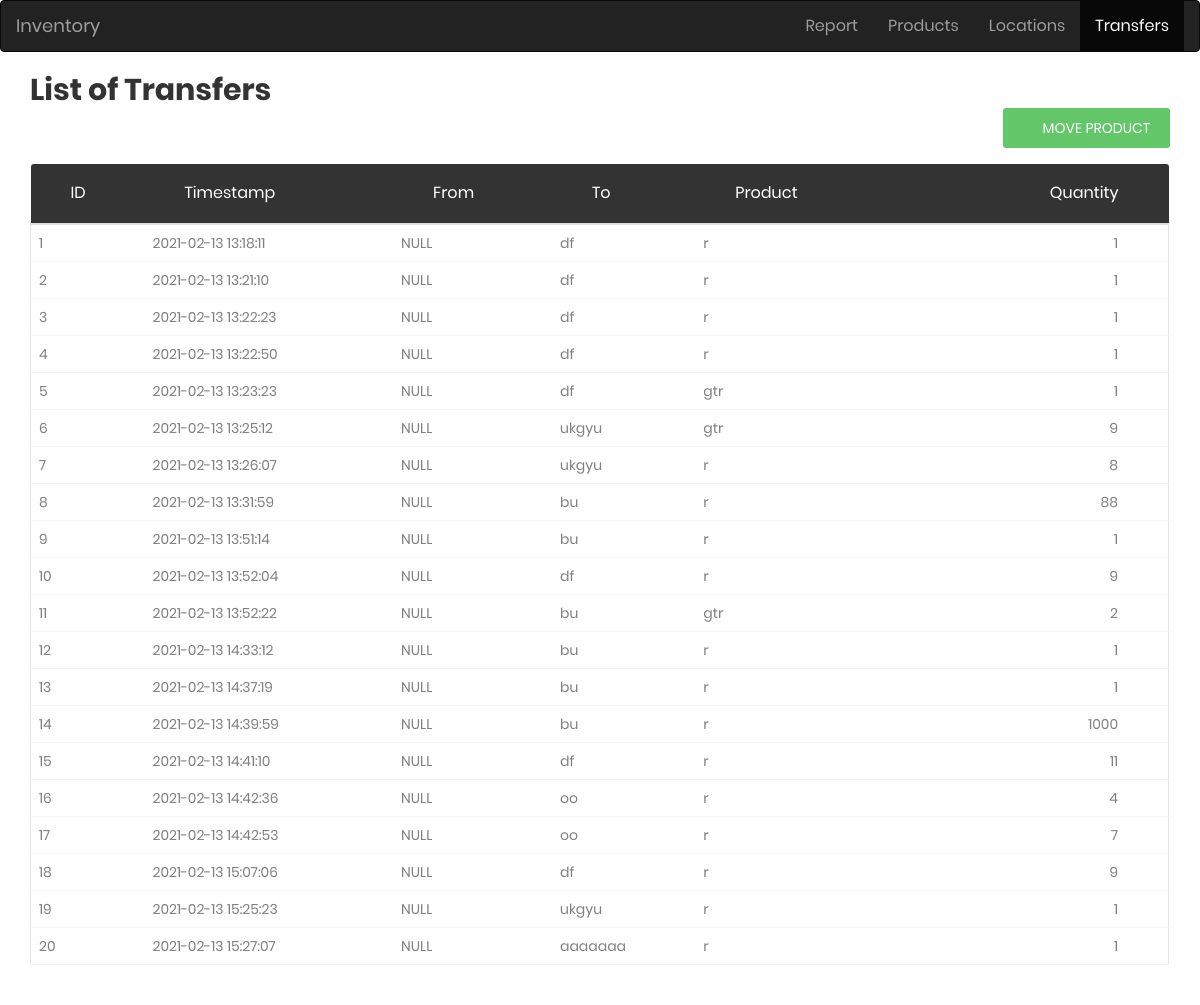
Page /transfers on the earlier database version.
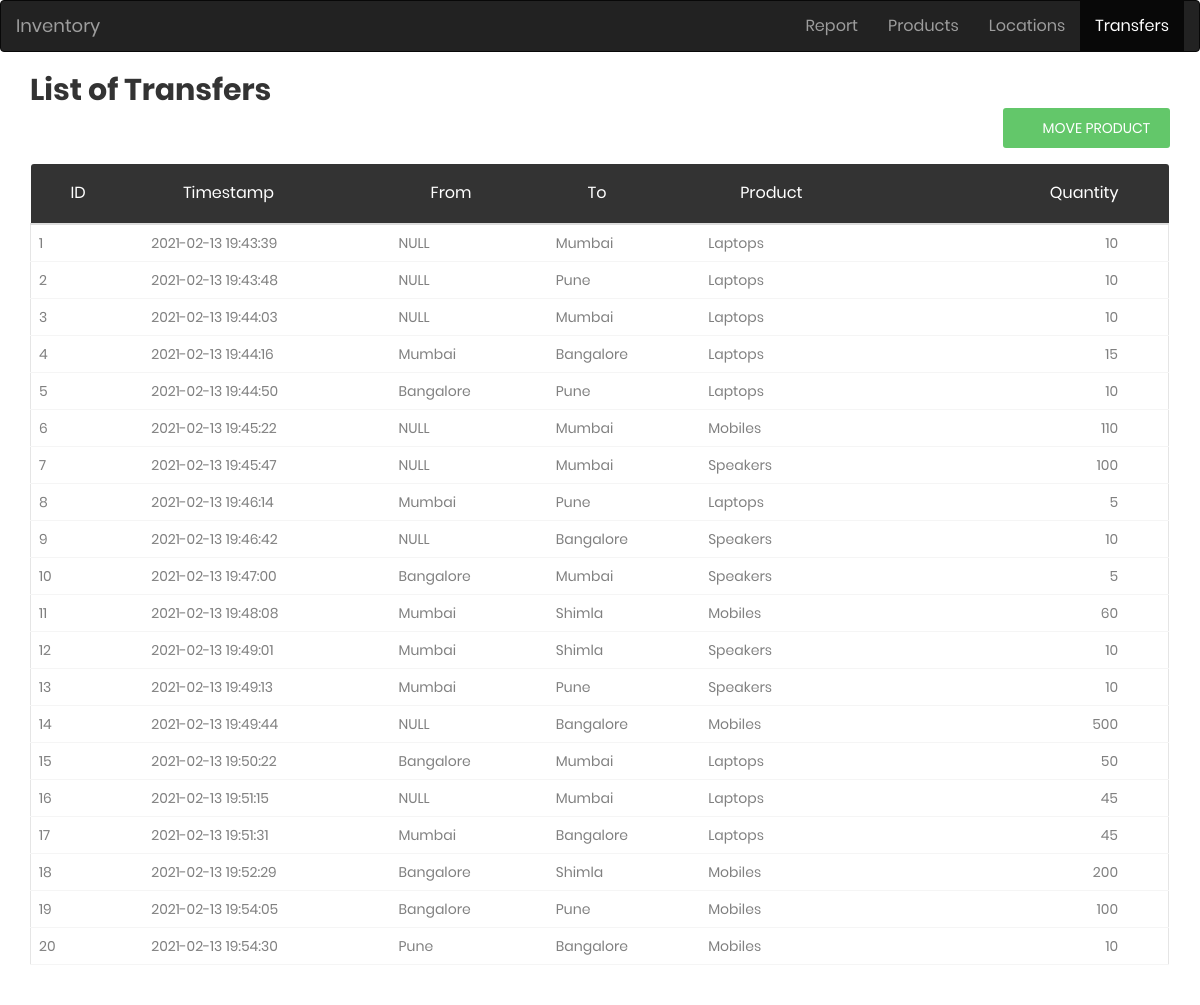
Same page on the later database version.
### tables this page shows
CREATE TABLE movement (
    movement_id INTEGER PRIMARY KEY AUTOINCREMENT,
    timestampp TIMESTAMP NOT NULL DEFAULT CURRENT_TIMESTAMP,
    from_l TEXT,
    to_l TEXT,
    prod_name TEXT NOT NULL,
    qty INTEGER NOT NULL,
    FOREIGN KEY(prod_name) REFERENCES product(prod_name),
    FOREIGN KEY(from_l) REFERENCES locationn(location_name),
    FOREIGN KEY(to_l) REFERENCES locationn(location_name)
);

### app.py (the view, shortened to what this page needs)
@app.route('/transfers', methods=('GET', 'POST'))
def transfers():
    conn = get_db_connection()
    m = conn.execute('SELECT * FROM movement').fetchall()
    p = conn.execute('SELECT * FROM product').fetchall()
    l = conn.execute('SELECT location_name FROM locationn').fetchall()
    conn.close()
    return render_template('transfers.html', m=m, p=p,l=l)

### app.py (called while the page is built)
def get_db_connection():
    conn = sqlite3.connect('database.db')
    conn.row_factory = sqlite3.Row
    return conn

### templates/transfers.html (shortened to what this page needs)
{% extends 'base.html' %}
{% block content %}
    <nav class="navbar navbar-inverse">
        <div class="container-fluid">
          <div class="navbar-header">
            <a class="navbar-brand" href="#">Inventory</a>
          </div>
          <ul class="nav navbar-nav" style="float:right">
    <li class=" nav-item"><a href="/">Report</a></li>
          <li ><a class="nav-item" href="products">Products</a></li>
          <li><a class="nav-item" href="locationn">Locations</a></li>
          <li class="active" ><a class="nav-item" href="transfers">Transfers</a></li>
          </ul>
        </div>
      </nav>
      <div class="container">
    <h2>List of Transfers</h2>
    <div style="float:right">
        <a href="#addModal" class="au-btn au-btn-icon au-btn--green au-btn--small" data-toggle="modal"><i class="zmdi zmdi-plus"></i> <span>Move Product</span></a>
    </div>
    <br>
    <div class="row m-t-30">
        <div class="col-md-12">
            <div class="table-responsive m-b-40">
                <table class="table table-borderless table-data3">
                    <thead>
                        <tr>
                            <th>ID</th>
                            <th>Timestamp</th>
                            <th>from</th>
                            <th>to</th>
                            <th>Product</th>
                            <th>Quantity</th>
                        </tr>
                    </thead>
                    <tbody>
                            {%for i in m %}
                        <tr>
                            <td>{{ i['movement_id'] }}</td>
                            <td>{{ i['timestampp'] }}</td>
                            <td>{{ i['from_l'] }}</td>
                            <td>{{ i['to_l'] }}</td>
                            <td>{{ i['prod_name'] }}</td>
                            <td>{{ i['qty'] }}</td>
                        </tr>
                        {% endfor %}
                    </tbody>
                </table>
            </div>
        </div>
    </div>
</div>
{% endblock %}

Differences in the rows shown:
changed movement id 1: timestampp "2021-02-13 13:18:11" → "2021-02-13 19:43:39"; to_l "df" → "Mumbai"; prod_name "r" → "Laptops"; qty "1" → "10"
changed movement id 2: timestampp "2021-02-13 13:21:10" → "2021-02-13 19:43:48"; to_l "df" → "Pune"; prod_name "r" → "Laptops"; qty "1" → "10"
changed movement id 3: timestampp "2021-02-13 13:22:23" → "2021-02-13 19:44:03"; to_l "df" → "Mumbai"; prod_name "r" → "Laptops"; qty "1" → "10"
changed movement id 4: timestampp "2021-02-13 13:22:50" → "2021-02-13 19:44:16"; from_l "NULL" → "Mumbai"; to_l "df" → "Bangalore"; prod_name "r" → "Laptops"; qty "1" → "15"
changed movement id 5: timestampp "2021-02-13 13:23:23" → "2021-02-13 19:44:50"; from_l "NULL" → "Bangalore"; to_l "df" → "Pune"; prod_name "gtr" → "Laptops"; qty "1" → "10"
changed movement id 6: timestampp "2021-02-13 13:25:12" → "2021-02-13 19:45:22"; to_l "ukgyu" → "Mumbai"; prod_name "gtr" → "Mobiles"; qty "9" → "110"
changed movement id 7: timestampp "2021-02-13 13:26:07" → "2021-02-13 19:45:47"; to_l "ukgyu" → "Mumbai"; prod_name "r" → "Speakers"; qty "8" → "100"
changed movement id 8: timestampp "2021-02-13 13:31:59" → "2021-02-13 19:46:14"; from_l "NULL" → "Mumbai"; to_l "bu" → "Pune"; prod_name "r" → "Laptops"; qty "88" → "5"
changed movement id 9: timestampp "2021-02-13 13:51:14" → "2021-02-13 19:46:42"; to_l "bu" → "Bangalore"; prod_name "r" → "Speakers"; qty "1" → "10"
changed movement id 10: timestampp "2021-02-13 13:52:04" → "2021-02-13 19:47:00"; from_l "NULL" → "Bangalore"; to_l "df" → "Mumbai"; prod_name "r" → "Speakers"; qty "9" → "5"
changed movement id 11: timestampp "2021-02-13 13:52:22" → "2021-02-13 19:48:08"; from_l "NULL" → "Mumbai"; to_l "bu" → "Shimla"; prod_name "gtr" → "Mobiles"; qty "2" → "60"
changed movement id 12: timestampp "2021-02-13 14:33:12" → "2021-02-13 19:49:01"; from_l "NULL" → "Mumbai"; to_l "bu" → "Shimla"; prod_name "r" → "Speakers"; qty "1" → "10"
changed movement id 13: timestampp "2021-02-13 14:37:19" → "2021-02-13 19:49:13"; from_l "NULL" → "Mumbai"; to_l "bu" → "Pune"; prod_name "r" → "Speakers"; qty "1" → "10"
changed movement id 14: timestampp "2021-02-13 14:39:59" → "2021-02-13 19:49:44"; to_l "bu" → "Bangalore"; prod_name "r" → "Mobiles"; qty "1000" → "500"
changed movement id 15: timestampp "2021-02-13 14:41:10" → "2021-02-13 19:50:22"; from_l "NULL" → "Bangalore"; to_l "df" → "Mumbai"; prod_name "r" → "Laptops"; qty "11" → "50"
changed movement id 16: timestampp "2021-02-13 14:42:36" → "2021-02-13 19:51:15"; to_l "oo" → "Mumbai"; prod_name "r" → "Laptops"; qty "4" → "45"
changed movement id 17: timestampp "2021-02-13 14:42:53" → "2021-02-13 19:51:31"; from_l "NULL" → "Mumbai"; to_l "oo" → "Bangalore"; prod_name "r" → "Laptops"; qty "7" → "45"
changed movement id 18: timestampp "2021-02-13 15:07:06" → "2021-02-13 19:52:29"; from_l "NULL" → "Bangalore"; to_l "df" → "Shimla"; prod_name "r" → "Mobiles"; qty "9" → "200"
changed movement id 19: timestampp "2021-02-13 15:25:23" → "2021-02-13 19:54:05"; from_l "NULL" → "Bangalore"; to_l "ukgyu" → "Pune"; prod_name "r" → "Mobiles"; qty "1" → "100"
changed movement id 20: timestampp "2021-02-13 15:27:07" → "2021-02-13 19:54:30"; from_l "NULL" → "Pune"; to_l "aaaaaaa" → "Bangalore"; prod_name "r" → "Mobiles"; qty "1" → "10"
